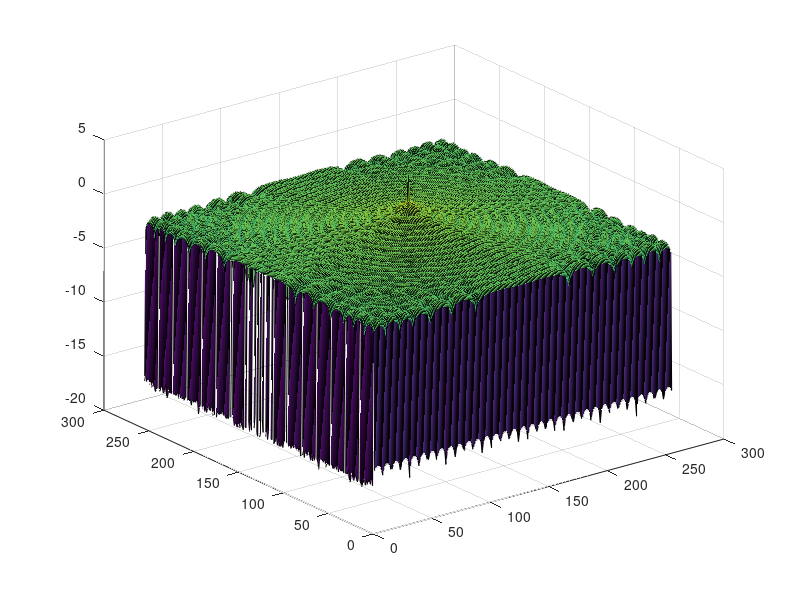

The MATLAB source for this figure:
%% Initialization.
clear
clc
close all hidden

%% Measurement parameters.
delta_t = 0.25; % s
number_of_post_bleach_images = 10;
number_of_pixels = 128;
number_of_pad_pixels = 64;
r_bleach_region = 16; % pixels

intensity_inside_bleach_region = 0.6;
intensity_outside_bleach_region = 0.9;

%% Particle parameters.
D = 400; % pixels^2 / s
k_on = 0.05; % 1/s
k_off = 0.05; % 1/s
mobile_fraction = 0.5;%0.8;

p_free = k_off / ( k_on + k_off );
p_bound = k_on / ( k_on + k_off );

%% Generate post bleach image data for pure diffusion.

% Initial condition. Create a high resolution initial condition which is 
% then downsampled to avoid too sharp edges.

upsampling_factor = 3;


[X, Y] = meshgrid(1:upsampling_factor*(number_of_pixels + 2 * number_of_pad_pixels), 1:upsampling_factor*(number_of_pixels + 2 * number_of_pad_pixels));
X = X - 0.5;
Y = Y - 0.5;
xc = number_of_pad_pixels + number_of_pixels / 2;
yc = number_of_pad_pixels + number_of_pixels / 2;

U0 = zeros(size(X));
U0( (X - upsampling_factor * xc).^2 + (Y - upsampling_factor * yc).^2 <= (upsampling_factor * r_bleach_region)^2 ) = intensity_inside_bleach_region;
U0( (X - upsampling_factor * xc).^2 + (Y - upsampling_factor * yc).^2 > (upsampling_factor * r_bleach_region)^2 ) = intensity_outside_bleach_region;

% Distribute bound and free according to their marginal distribution,
% defined by p_free and p_bound.
B0 = p_bound * U0;
U0 = p_free * U0;

B0 = imresize(B0, [number_of_pixels + 2 * number_of_pad_pixels, number_of_pixels + 2 * number_of_pad_pixels]);
U0 = imresize(U0, [number_of_pixels + 2 * number_of_pad_pixels, number_of_pixels + 2 * number_of_pad_pixels]);

% figure, imagesc(U0(number_of_pad_pixels+1:end-number_of_pad_pixels, number_of_pad_pixels+1:end-number_of_pad_pixels)), axis 'equal'

clear X Y


F_U0 = fft2(U0);
F_U0 = fftshift(F_U0);
% F_B0 = fft2(B0);

surf(log10(abs(F_U0)))


return



% 
% %% Time evolution of PDE system.
% 
% image_data_post_bleach_u = zeros(number_of_pixels, number_of_pixels, number_of_post_bleach_images);
% image_data_post_bleach_b = zeros(number_of_pixels, number_of_pixels, number_of_post_bleach_images);
% 
% U = U0;
% B = B0;
% 
% % number_of_time_points_fine_per_coarse = 350;
% number_of_time_points_fine_per_coarse = 700;
% dt = delta_t / number_of_time_points_fine_per_coarse;
% 
% laplacian_operator = [ 0 1 0 ; 1 -4 1 ; 0 1 0];
% tic
% for current_post_bleach_image = 1:number_of_post_bleach_images
%     disp(current_post_bleach_image)
%     
%     for current_time_fine = 1:number_of_time_points_fine_per_coarse
%         
%         U(1, :) = p_free * intensity_outside_bleach_region;
%         U(end, :) = p_free * intensity_outside_bleach_region;
%         U(:, 1) = p_free * intensity_outside_bleach_region;
%         U(:, end) = p_free * intensity_outside_bleach_region;
%         
%         diffusion_term = D * conv2(U, laplacian_operator, 'same');
% %         diffusion_term = D * U;
%         
%         U_new = ( diffusion_term - k_on * U + k_off * B ) * dt + U;
%         B = ( k_on * U - k_off * B ) * dt + B;
%         U = U_new;
%     end
%     
%     image_data_post_bleach_u(:, :, current_post_bleach_image) = U(number_of_pad_pixels+1:end-number_of_pad_pixels, number_of_pad_pixels+1:end-number_of_pad_pixels);
%     image_data_post_bleach_b(:, :, current_post_bleach_image) = B(number_of_pad_pixels+1:end-number_of_pad_pixels, number_of_pad_pixels+1:end-number_of_pad_pixels);
% end
% 
% % Take (im)mobile fraction into account.
% image_data_post_bleach = mobile_fraction * (image_data_post_bleach_u + image_data_post_bleach_b) + ...
%     (1 - mobile_fraction) * (U0(number_of_pad_pixels+1:end-number_of_pad_pixels, number_of_pad_pixels+1:end-number_of_pad_pixels) + ...
%     B0(number_of_pad_pixels+1:end-number_of_pad_pixels, number_of_pad_pixels+1:end-number_of_pad_pixels));
% toc
% 
% %% Plot.
% result_pde = [];
% for current_image_post_bleach = 1:number_of_post_bleach_images
%     result_pde = [result_pde, image_data_post_bleach(:, :, current_image_post_bleach)];
% end
% figure
% imagesc(result_pde)
% axis 'equal'
% axis([0 number_of_post_bleach_images*number_of_pixels 0 number_of_pixels])
% axis off
% % 
% % [X, Y] = meshgrid(1:number_of_pixels, 1:number_of_pixels);
% % X = X - 0.5;
% % Y = Y - 0.5;
% % xc = number_of_pixels / 2;
% % yc = number_of_pixels / 2;
% % ind = find( (X - xc).^2 + (Y - yc).^2 <= r_bleach_region^2 );
% % ind = ind(:);
% % recovery_curve = zeros(1, number_of_post_bleach_images);
% % for current_image_post_bleach = 1:number_of_post_bleach_images
% %     slice = image_data_post_bleach(:, :, current_image_post_bleach);
% %     recovery_curve(current_image_post_bleach) = mean(slice(ind));
% % end
% % figure
% % plot(delta_t:delta_t:number_of_post_bleach_images*delta_t, recovery_curve)
% 
